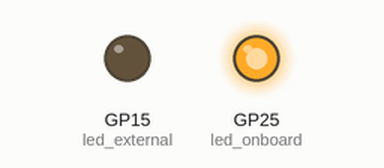
Bench run of a program on a simulated Raspberry Pi Pico running MicroPython. Shown: output pins drawn as LEDs (lit = HIGH).

Above: at 0.1 s.
Timing chart, 0 to 1.6 s (numbered marks = the images above):
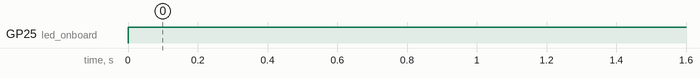

The program:

code.py
```python
import machine
import time

led_onboard = machine.Pin(25, machine.Pin.OUT)
led_external = machine.Pin(15, machine.Pin.OUT)

while True:
    led_onboard.value(1)
    led_external.value(0)
    time.sleep(1)
    led_onboard.value(0)
    led_external.value(1)
```

Measured:
- by itself, GP25 (led_onboard): LOW → HIGH at 0.00 s
